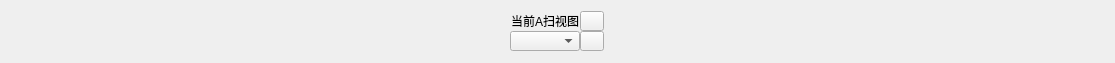
<?xml version="1.0" encoding="UTF-8"?>
<ui version="4.0">
 <class>PanelAlarm</class>
 <widget class="QDockWidget" name="PanelAlarm">
  <property name="geometry">
   <rect>
    <x>0</x>
    <y>0</y>
    <width>1115</width>
    <height>63</height>
   </rect>
  </property>
  <property name="sizePolicy">
   <sizepolicy hsizetype="Expanding" vsizetype="Expanding">
    <horstretch>0</horstretch>
    <verstretch>0</verstretch>
   </sizepolicy>
  </property>
  <property name="minimumSize">
   <size>
    <width>792</width>
    <height>63</height>
   </size>
  </property>
  <property name="maximumSize">
   <size>
    <width>524287</width>
    <height>63</height>
   </size>
  </property>
  <property name="windowTitle">
   <string>报警窗口</string>
  </property>
  <widget class="QWidget" name="dockWidgetContents">
   <property name="sizePolicy">
    <sizepolicy hsizetype="Expanding" vsizetype="Expanding">
     <horstretch>0</horstretch>
     <verstretch>0</verstretch>
    </sizepolicy>
   </property>
   <property name="minimumSize">
    <size>
     <width>0</width>
     <height>0</height>
    </size>
   </property>
   <property name="maximumSize">
    <size>
     <width>16777215</width>
     <height>16777215</height>
    </size>
   </property>
   <layout class="QGridLayout" name="gridLayout">
    <property name="leftMargin">
     <number>0</number>
    </property>
    <property name="topMargin">
     <number>0</number>
    </property>
    <property name="rightMargin">
     <number>0</number>
    </property>
    <property name="bottomMargin">
     <number>0</number>
    </property>
    <property name="spacing">
     <number>0</number>
    </property>
    <item row="0" column="0">
     <layout class="QHBoxLayout" name="mainLayout">
      <property name="spacing">
       <number>0</number>
      </property>
      <item>
       <layout class="QVBoxLayout" name="verticalLayout">
        <property name="spacing">
         <number>0</number>
        </property>
        <property name="sizeConstraint">
         <enum>QLayout::SetFixedSize</enum>
        </property>
        <item>
         <widget class="QLabel" name="labelCurAScanView">
          <property name="sizePolicy">
           <sizepolicy hsizetype="Fixed" vsizetype="Fixed">
            <horstretch>0</horstretch>
            <verstretch>0</verstretch>
           </sizepolicy>
          </property>
          <property name="minimumSize">
           <size>
            <width>70</width>
            <height>20</height>
           </size>
          </property>
          <property name="maximumSize">
           <size>
            <width>70</width>
            <height>20</height>
           </size>
          </property>
          <property name="styleSheet">
           <string notr="true">font: 9pt &quot;宋体&quot;;</string>
          </property>
          <property name="text">
           <string>当前A扫视图</string>
          </property>
          <property name="alignment">
           <set>Qt::AlignCenter</set>
          </property>
         </widget>
        </item>
        <item>
         <widget class="QComboBox" name="comboBoxChannelList">
          <property name="sizePolicy">
           <sizepolicy hsizetype="Fixed" vsizetype="Fixed">
            <horstretch>0</horstretch>
            <verstretch>0</verstretch>
           </sizepolicy>
          </property>
          <property name="minimumSize">
           <size>
            <width>70</width>
            <height>20</height>
           </size>
          </property>
          <property name="maximumSize">
           <size>
            <width>70</width>
            <height>20</height>
           </size>
          </property>
         </widget>
        </item>
       </layout>
      </item>
      <item>
       <layout class="QVBoxLayout" name="verticalLayout_2">
        <property name="spacing">
         <number>0</number>
        </property>
        <property name="sizeConstraint">
         <enum>QLayout::SetFixedSize</enum>
        </property>
        <item>
         <widget class="QToolButton" name="add">
          <property name="minimumSize">
           <size>
            <width>0</width>
            <height>20</height>
           </size>
          </property>
          <property name="maximumSize">
           <size>
            <width>16777215</width>
            <height>20</height>
           </size>
          </property>
          <property name="icon">
           <iconset resource="../../../Resources/Resources.qrc">
            <normaloff>:/icons/plus.png</normaloff>:/icons/plus.png</iconset>
          </property>
         </widget>
        </item>
        <item>
         <widget class="QToolButton" name="remove">
          <property name="minimumSize">
           <size>
            <width>0</width>
            <height>20</height>
           </size>
          </property>
          <property name="maximumSize">
           <size>
            <width>16777215</width>
            <height>20</height>
           </size>
          </property>
          <property name="icon">
           <iconset resource="../../../Resources/Resources.qrc">
            <normaloff>:/icons/minus.png</normaloff>:/icons/minus.png</iconset>
          </property>
         </widget>
        </item>
       </layout>
      </item>
     </layout>
    </item>
   </layout>
  </widget>
 </widget>
 <resources>
  <include location="../../../Resources/Resources.qrc"/>
  <include location="../../../Resources/Resources.qrc"/>
 </resources>
 <connections/>
</ui>
